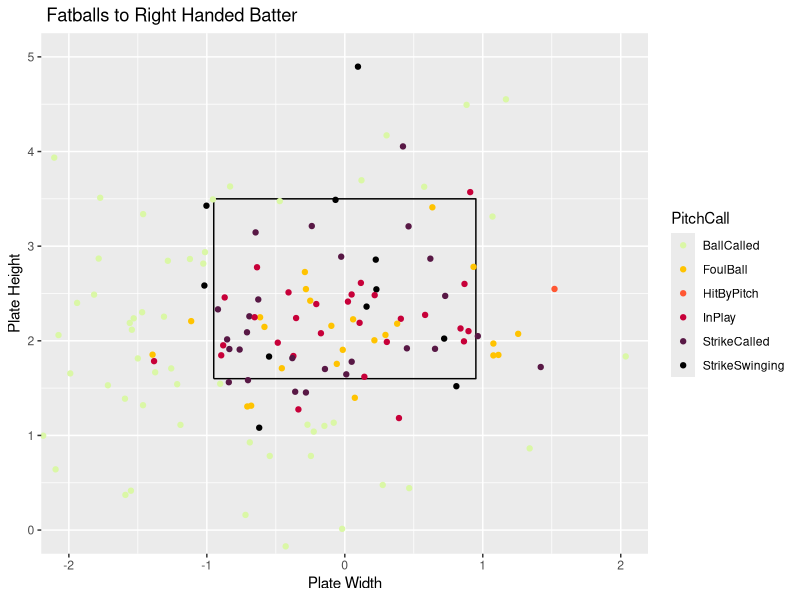
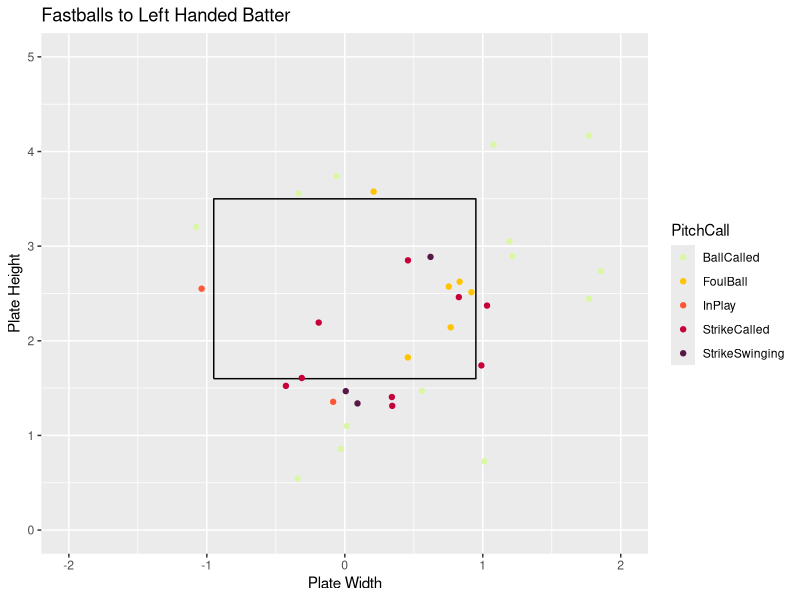

Write R code to recreate these figures, in order.
## ---- chunk 1
knitr::opts_chunk$set(fig.align = "center", fig.width = 4, fig.height = 4, comment = NA, message = FALSE, warning = FALSE, echo = FALSE)
library(readr)
library(dplyr)
library(ggplot2)
library(tidyverse)
Master <- read_csv("Master.csv")
Pitcher <- Master %>%
  filter(Pitcher == "Kepley, Cameron")
x <- c(-.95,.95,.95,-.95,-.95)
z <- c(1.6,1.6,3.5,3.5,1.6)
sz <- data_frame(x, z)
## ---- chunk 2
FastballsThrownR <- Pitcher %>%
  filter(TaggedPitchType == "Fastball" & BatterSide == "Right" & RelSpeed)
ggplot() +
  geom_path(data = sz, aes(x = x, y = z)) +
  coord_equal() +
  xlab("Plate Width") +
  ylab("Plate Height") +
  ggtitle(" Fatballs to Right Handed Batter") +
  geom_point(data = FastballsThrownR,aes(x = PlateLocSide, y = PlateLocHeight, color = PitchCall)) +
  coord_cartesian(xlim = c(-2, 2), ylim = c(0, 5)) +
  scale_color_discrete(limits = c("StrikeSwinging" ,"StrikeCalled", "BallCalled", "HitByPitch", "InPlay", "FoulBall", "Undefined")) +
  scale_color_manual(values = c("#DAF7A6","#FFC300", "#FF5733", "#C70039", "#581845", "#000000", "#009E73"))
## ---- chunk 3
FastballsThrownL <- Pitcher %>%
  filter(TaggedPitchType == "Fastball" & BatterSide == "Left")
ggplot() +
  geom_path(data = sz, aes(x = x, y = z)) +
  coord_equal() +
  xlab("Plate Width") +
  ylab("Plate Height") +
  ggtitle("Fastballs to Left Handed Batter") +
  geom_point(data = FastballsThrownL,aes(x = PlateLocSide, y = PlateLocHeight, color = PitchCall)) +
  coord_cartesian(xlim = c(-2, 2), ylim = c(0, 5)) +
  scale_color_discrete(limits = c("StrikeSwinging" ,"StrikeCalled", "BallCalled", "HitByPitch", "InPlay", "FoulBall", "Undefined")) +
  scale_color_manual(values = c("#DAF7A6","#FFC300", "#FF5733", "#C70039", "#581845", "#000000", "#009E73"))
